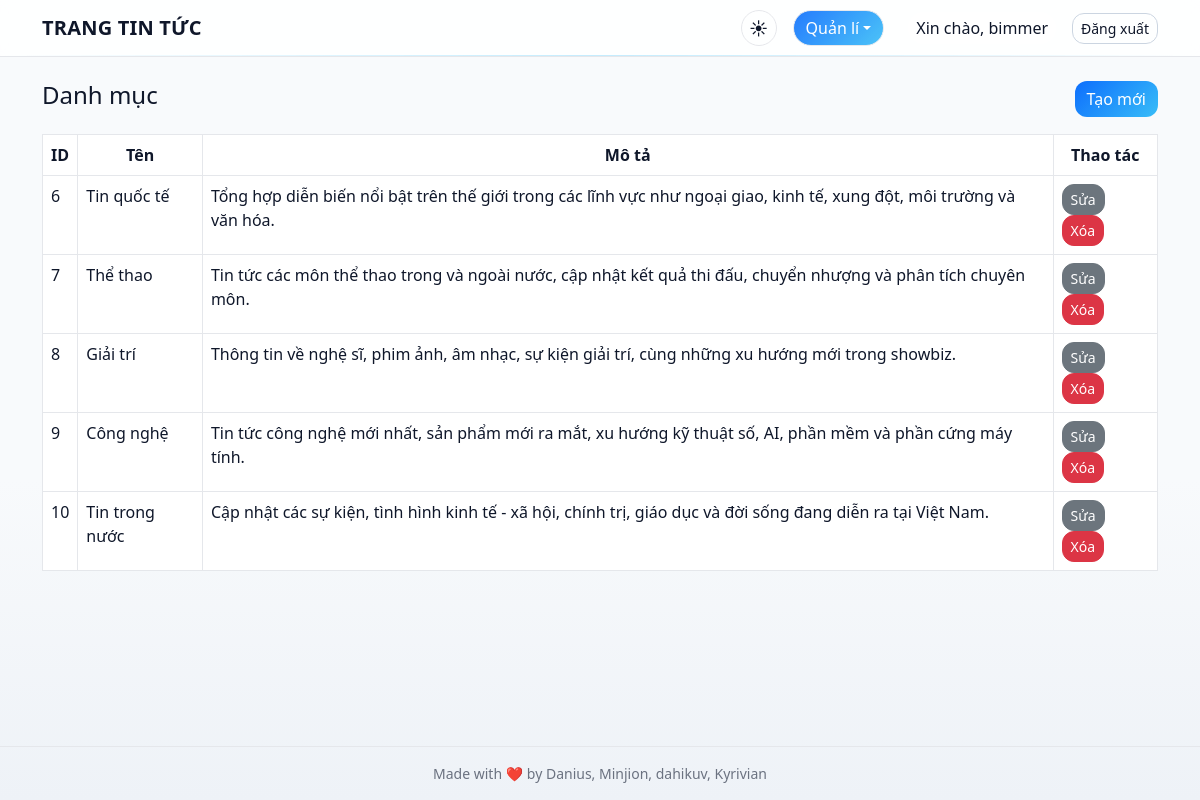
/news_web/public/admin/categories (signed in), run on the app's committed database.
### tables this page shows
CREATE TABLE `categories` (
  `category_id` int(11) NOT NULL,
  `category_name` varchar(100) NOT NULL,
  `description` text DEFAULT NULL
);

### app/Config/config.php (called while the page is built)
<?php
return [
    'db' => [
        'host' => '127.0.0.1',
        'port' => 3306,
        'name' => 'news_portal',
        'user' => 'root',
        'pass' => '',
        'charset' => 'utf8mb4',
    ],
    'app' => [
        'base_url' => '/news_web/public',
        'debug' => true,
    ],
];

### app/Core/Controller.php (called while the page is built, shortened)
<?php
class Controller
{
    protected function view(string $template, array $data = []): void
    {
        extract($data);
        $baseUrl = (require __DIR__ . '/../Config/config.php')['app']['base_url'];
        include __DIR__ . '/../Views/layout/header.php';
        include __DIR__ . '/../Views/' . $template . '.php';
        include __DIR__ . '/../Views/layout/footer.php';
    }
}

### app/Controllers/AdminController.php (called while the page is built, shortened)
<?php
class AdminController extends Controller
{
    public function listCategories(): void
    {
        $categoryModel = new CategoryModel();
        $rows = $categoryModel->listAllById();
        $this->view('admin/categories/index', ['rows' => $rows]);
    }
}

### public/index.php (called while the page is built, shortened)
<?php
require_once __DIR__ . '/../app/Core/Router.php';
require_once __DIR__ . '/../app/Core/Controller.php';
require_once __DIR__ . '/../app/Core/Database.php';
require_once __DIR__ . '/../app/Queries/CategoryQueries.php';
require_once __DIR__ . '/../app/Queries/CategoryRepository.php';
require_once __DIR__ . '/../app/Models/BaseModel.php';
require_once __DIR__ . '/../app/Models/CategoryModel.php';
require_once __DIR__ . '/../app/Controllers/AdminController.php';
$router = new Router();
$router->get('/', [App\Controllers\HomeController::class, 'index']);
$router->get('/article/(\\d+)', [App\Controllers\ArticleController::class, 'show']);
$router->get('/category/(\\d+)', [App\Controllers\ArticleController::class, 'category']);
$router->get('/search', [App\Controllers\SearchController::class, 'index']);
$router->get('/user/(\\d+)', [App\Controllers\ProfileController::class, 'show']);
$router->get('/auth/login', [App\Controllers\AuthController::class, 'login']);
$router->post('/auth/login', [App\Controllers\AuthController::class, 'handleLogin']);
$router->get('/auth/register', [App\Controllers\AuthController::class, 'register']);
$router->post('/auth/register', [App\Controllers\AuthController::class, 'handleRegister']);
$router->post('/auth/logout', [App\Controllers\AuthController::class, 'logout']);
$router->get('/admin/categories', [App\Controllers\AdminController::class, 'listCategories']);
$router->get('/admin/categories/create', [App\Controllers\AdminController::class, 'createCategory']);
$router->post('/admin/categories/store', [App\Controllers\AdminController::class, 'storeCategory']);
$router->get('/admin/categories/(\\d+)/edit', [App\Controllers\AdminController::class, 'editCategory']);
$router->post('/admin/categories/(\\d+)/update', [App\Controllers\AdminController::class, 'updateCategory']);
$router->post('/admin/categories/(\\d+)/delete', [App\Controllers\AdminController::class, 'deleteCategory']);
$router->get('/admin/articles', [App\Controllers\AdminController::class, 'listArticles']);
$router->get('/admin/articles/create', [App\Controllers\AdminController::class, 'createArticle']);
$router->post('/admin/articles/store', [App\Controllers\AdminController::class, 'storeArticle']);
$router->get('/admin/articles/(\\d+)/edit', [App\Controllers\AdminController::class, 'editArticle']);
$router->post('/admin/articles/(\\d+)/update', [App\Controllers\AdminController::class, 'updateArticle']);
$router->post('/admin/articles/(\\d+)/delete', [App\Controllers\AdminController::class, 'deleteArticle']);
$router->post('/admin/articles/(\\d+)/publish', [App\Controllers\AdminController::class, 'publishArticle']);
$router->get('/api/articles', [App\Controllers\ApiController::class, 'articles']);
$router->get('/api/article/(\\d+)', [App\Controllers\ApiController::class, 'article']);
$router->get('/api/comments', [App\Controllers\ApiController::class, 'comments']);
$router->post('/api/comments', [App\Controllers\ApiController::class, 'createComment']);
$router->post('/api/toggle-like', [App\Controllers\ApiController::class, 'toggleLike']);
$router->get('/api/check-availability', [App\Controllers\ApiController::class, 'checkAvailability']);
$router->dispatch($_SERVER['REQUEST_METHOD'], $_SERVER['REQUEST_URI']);

### app/Core/Database.php (called while the page is built, shortened)
<?php
class Database
{
    private static ?\PDO $pdo = null;
    public static function getConnection(): \PDO
    {
        if (self::$pdo === null) {
            $config = require __DIR__ . '/../Config/config.php';
            $db = $config['db'];
            $dsn = 'mysql:host=' . $db['host'] . ';port=' . $db['port'] . ';dbname=' . $db['name'] . ';charset=' . $db['charset'];
            $options = [
                \PDO::ATTR_ERRMODE => \PDO::ERRMODE_EXCEPTION,
                \PDO::ATTR_DEFAULT_FETCH_MODE => \PDO::FETCH_ASSOC,
                \PDO::ATTR_EMULATE_PREPARES => false,
            ];
            try {
                self::$pdo = new \PDO($dsn, $db['user'], $db['pass'], $options);
            } catch (\PDOException $e) {
                $errorCode = $e->getCode();
                if ($errorCode == 2002 || strpos($e->getMessage(), 'refused') !== false) {
                    die('
                    <div style="font-family: Arial; padding: 20px; max-width: 600px; margin: 50px auto; border: 2px solid #dc3545; border-radius: 8px; background: #fff;">
                        <h2 style="color: #dc3545; margin-top: 0;">❌ Lỗi kết nối Database</h2>
                        <p><strong>MySQL chưa được khởi động!</strong></p>
                        <p>Vui lòng làm theo các bước sau:</p>
                        <ol>
                            <li>Mở <strong>XAMPP Control Panel</strong></li>
                            <li>Nhấn nút <strong>"Start"</strong> cho service <strong>MySQL</strong></li>
                            <li>Đợi cho đến khi MySQL hiển thị màu xanh (đang chạy)</li>
                            <li>Làm mới trang web này</li>
                        </ol>
                        <p style="color: #666; font-size: 14px; margin-top: 20px;">
                            <strong>Chi tiết lỗi:</strong><br>
                            <code style="background: #f5f5f5; padding: 5px; display: inline-block; margin-top: 5px;">' . htmlspecialchars($e->getMessage()) . '</code>
                        </p>
                    </div>
                    ');
                }
                throw $e;
            }
        }
        return self::$pdo;
    }
}

### app/Models/BaseModel.php (called while the page is built, shortened)
<?php
abstract class BaseModel
{
    public function __construct(?\PDO $pdo = null)
    {
        $this->pdo = $pdo ?? Database::getConnection();
    }
}

### app/Models/CategoryModel.php (called while the page is built, shortened)
<?php
class CategoryModel extends BaseModel
{
    private CategoryRepositoryInterface $repository;
    public function __construct(?\PDO $pdo = null, ?CategoryRepositoryInterface $repository = null)
    {
        $this->repository = $repository ?? new CategoryRepository($this->pdo);
    }
    public function listAllById(): array
    {
        return $this->repository->listAllById();
    }
}

### app/Queries/CategoryQueries.php (called while the page is built, shortened)
<?php
class CategoryQueries
{
    public static function listAllById(): string
    {
        return "SELECT * FROM categories ORDER BY category_id ASC";
    }
}

### app/Queries/CategoryRepository.php (called while the page is built, shortened)
<?php
class CategoryRepository implements CategoryRepositoryInterface
{
    private \PDO $pdo;
    public function __construct(?\PDO $pdo = null)
    {
        $this->pdo = $pdo ?? Database::getConnection();
    }
    public function listAllById(): array
    {
        $sql = CategoryQueries::listAllById();
        return $this->pdo->query($sql)->fetchAll();
    }
}

### app/Views/admin/categories/index.php (the view)
<div class="admin-categories">
    <div class="d-flex justify-content-between align-items-center mb-3">
        <h1 class="h4">Danh mục</h1>
        <a class="btn btn-primary" href="<?= htmlspecialchars($baseUrl) ?>/admin/categories/create">Tạo mới</a>
    </div>
    <div class="table-responsive">
        <table class="table table-bordered mb-0">
            <thead>
            <tr><th>ID</th><th>Tên</th><th>Mô tả</th><th>Thao tác</th></tr>
            </thead>
            <tbody>
            <?php foreach ($rows as $r): ?>
                <tr>
                    <td data-label="ID"><?= (int)$r['category_id'] ?></td>
                    <td data-label="Tên"><?= htmlspecialchars($r['category_name']) ?></td>
                    <td data-label="Mô tả"><?= htmlspecialchars($r['description']) ?></td>
                    <td data-label="Thao tác">
                        <a class="btn btn-sm btn-secondary" href="<?= htmlspecialchars($baseUrl) ?>/admin/categories/<?= (int)$r['category_id'] ?>/edit">Sửa</a>
                        <form method="post" action="<?= htmlspecialchars($baseUrl) ?>/admin/categories/<?= (int)$r['category_id'] ?>/delete" style="display:inline" onsubmit="return confirm('Xóa?')">
                            <button class="btn btn-sm btn-danger">Xóa</button>
                        </form>
                    </td>
                </tr>
            <?php endforeach; ?>
            </tbody>
        </table>
    </div>
</div>

### app/Core/Router.php (shortened to what this page needs)
<?php
class Router
{
    private array $routes = [
        'GET' => [],
        'POST' => [],
    ];
    public function get(string $pattern, $handler): void
    {
        $this->routes['GET'][$pattern] = $handler;
    }
    public function post(string $pattern, $handler): void
    {
        $this->routes['POST'][$pattern] = $handler;
    }
    public function dispatch(string $method, string $uri): void
    {
        $path = parse_url($uri, PHP_URL_PATH);
        $base = (require __DIR__ . '/../Config/config.php')['app']['base_url'];
        if ($base && str_starts_with($path, $base)) {
            $path = substr($path, strlen($base));
        }
        foreach ($this->routes[$method] as $pattern => $handler) {
            $regex = '#^' . $pattern . '$#';
            if (preg_match($regex, $path, $matches)) {
                array_shift($matches);
                if (is_array($handler)) {
                    [$class, $methodName] = $handler;
                    $controller = new $class();
                    call_user_func_array([$controller, $methodName], $matches);
                    return;
                } else {
                    call_user_func_array($handler, $matches);
                    return;
                }
            }
        }
    }
}

### public/assets/css/style.css (style rules this page uses)
:root { --brand:#0d6efd; --brand-2:#38bdf8; --radius:16px; --radius-sm:12px; --radius-pill:999px; --shadow-1:0 8px 24px rgba(0,0,0,.25); --shadow-2:0 10px 30px rgba(0,0,0,.18); --ring:0 0 0 .2rem rgba(34,211,238,.18); --bg:#0b1220; --bg-soft:#0d1325; --card:#111827; --text:#e5e7eb; --muted:#9ca3af; --accent:#22d3ee; --border:#1f2937; --link:#ffffff; --link-hover:var(--accent); --input-bg:#0f172a; --body-bg: radial-gradient(1200px 900px at 10% -10%, rgba(34,211,238,.14), rgba(34,211,238,0) 70%), radial-gradient(1200px 900px at 110% -10%, rgba(13,110,253,.16), rgba(13,110,253,0) 70%), radial-gradient(1600px 900px at 50% 130%, rgba(2,132,199,.10), rgba(2,132,199,0) 70%), linear-gradient(180deg, #0b1220 0%, #0b1220 55%, #0a101c 100%); --nav-bg: linear-gradient(90deg,rgba(11,18,32,.85), rgba(13,19,37,.9) 30%, rgba(11,18,32,.85)); }
:root[data-theme="light"] { --bg:#f8fafc; --bg-soft:#ffffff; --card:#ffffff; --text:#0f172a; --muted:#6b7280; --accent:#0ea5e9; --border:#e5e7eb; --link:#0f172a; --link-hover:#0d6efd; --input-bg:#ffffff; --body-bg: linear-gradient(180deg, #f8fafc 0%, #f8fafc 60%, #eef2f7 100%); --nav-bg: rgba(255,255,255,.85); --shadow-2: 0 12px 24px rgba(2,6,23,.08); }
html, body { height:100% }
body { background: var(--body-bg); background-repeat: no-repeat; background-attachment: fixed; color: var(--text); font-family: system-ui, -apple-system, Segoe UI, Roboto, Helvetica, Arial, "Apple Color Emoji", "Segoe UI Emoji"; -webkit-font-smoothing: antialiased; -moz-osx-font-smoothing: grayscale; }
body { min-height:100vh; display:flex; flex-direction:column }
.btn { border-radius: var(--radius-sm); transition: transform .1s ease, box-shadow .15s ease, background-color .2s ease, color .2s ease, border-color .2s ease }
.btn-primary { background: linear-gradient(135deg, var(--brand), var(--brand-2)); border:0; color:#fff }
a { color: var(--link) }
body, .navbar, .card, .form-control, .form-select, .list-group-item, .btn, .pagination .page-link { transition: background-color .2s ease, color .2s ease, border-color .2s ease; }
.table thead th, .table thead td { text-align:center; vertical-align:middle }
.table { --bs-table-color: var(--text); --bs-table-bg: var(--card); --bs-table-border-color: var(--border); --bs-table-striped-bg: rgba(255,255,255,.03); --bs-table-striped-color: var(--text); --bs-table-hover-bg: rgba(255,255,255,.06); --bs-table-hover-color: var(--text); }
:root[data-theme="light"] .table { --bs-table-striped-bg: rgba(0,0,0,.02); --bs-table-hover-bg: rgba(0,0,0,.035); }
.table > :not(caption) > * > * { background-color: var(--bs-table-bg) !important; color: var(--bs-table-color); border-color: var(--bs-table-border-color) }
.table thead, .table thead > tr > * { --bs-table-bg: var(--bg-soft); --bs-table-color: var(--text) }
.table-bordered { border-color: var(--border) }

### data on the page
categories: category_id "6", category_name "Tin quốc tế", description "Tổng hợp diễn biến nổi bật trên thế giới trong các lĩnh vực như ngoại giao, kinh tế, xung đột, môi trường và văn hóa."
categories: category_id "7", category_name "Thể thao", description "Tin tức các môn thể thao trong và ngoài nước, cập nhật kết quả thi đấu, chuyển nhượng và phân tích chuyên môn."
categories: category_id "8", category_name "Giải trí", description "Thông tin về nghệ sĩ, phim ảnh, âm nhạc, sự kiện giải trí, cùng những xu hướng mới trong showbiz."
categories: category_id "9", category_name "Công nghệ", description "Tin tức công nghệ mới nhất, sản phẩm mới ra mắt, xu hướng kỹ thuật số, AI, phần mềm và phần cứng máy tính."
categories: category_id "10", category_name "Tin trong nước", description "Cập nhật các sự kiện, tình hình kinh tế - xã hội, chính trị, giáo dục và đời sống đang diễn ra tại Việt Nam."
